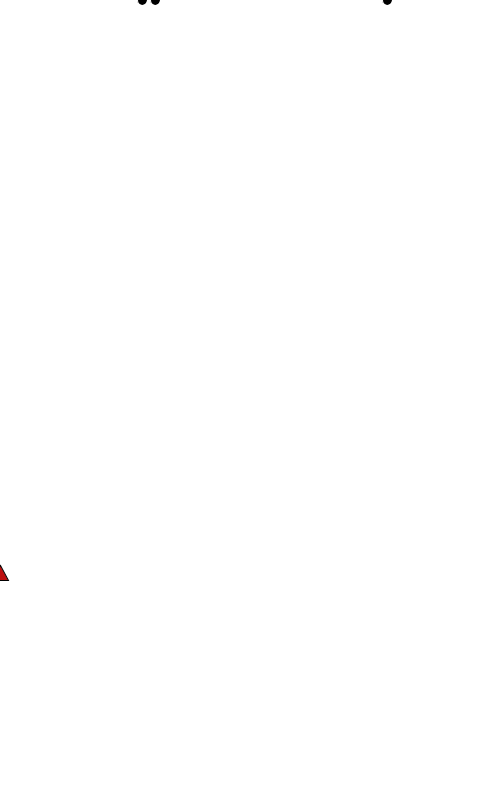
Frame 1 (no input)
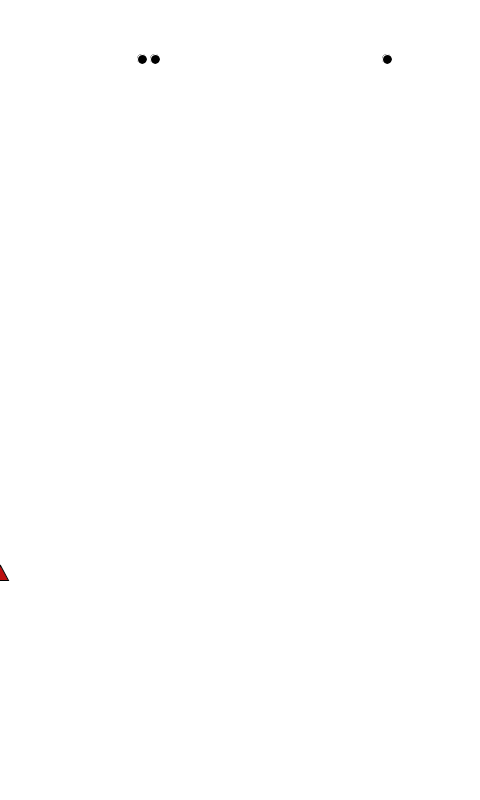
Frame 60 (the mouse pressed at the canvas centre just before this capture)
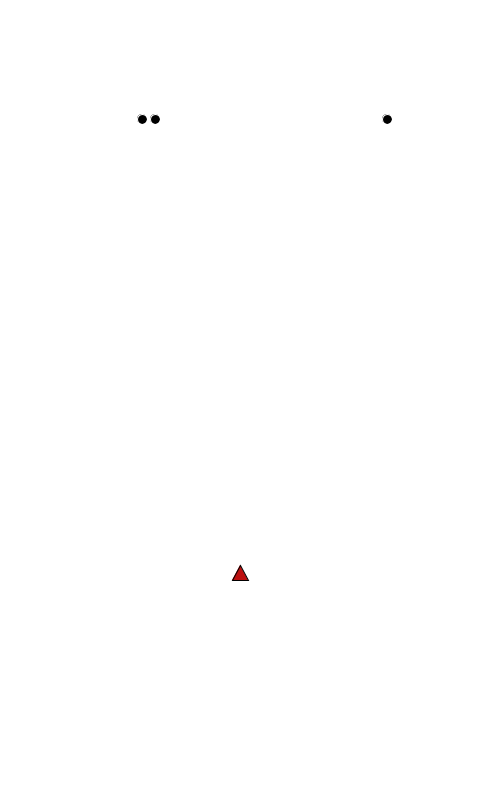
Frame 120 (the mouse held since frame 60 and released just before this capture)

The Processing sketch that drew these frames (run headless with seeded random() and noise(); from frame 60 on, the mouse is pressed at the canvas centre):

// Processing sketch: processing_66473
// ── processing_66473.pde

PFont fontA;
  int sphereDiameter = 10;
  boolean shoot = false;
  
  int randx()
  {
    return int(random(600));
  }
  
  int[] sphereXCoords = { randx(), randx(), randx(), randx(), randx() };
  int[] sphereYCoords = { 0, 0, 0, 0, 0 };
  
  void setup()
  {
    size(480,800);
    smooth();
  }
  
  void draw()
  {
    background(255);
    fill(color(188,15,15));
    stroke(color(0));
    triangle(mouseX-8, 580, mouseX+8, 580, mouseX, 565);
    fill(color(255,0,0));
    stroke(color(255,0,0));
  
    if(shoot==true)
    {
      sphereKiller(mouseX);
      shoot = false;
    }
  
    sphereDropper();
    gameEnder();  
  }
  
  void mousePressed()
  {
    shoot = true;
  }
  
  void sphereDropper()
  {  
    stroke(255);
    fill(0);
    for (int i=0; i<5; i++)
    {
      ellipse(sphereXCoords[i], sphereYCoords[i]++,
              sphereDiameter, sphereDiameter);
    }
  }
  
  void sphereKiller(int shotX)
  {
    boolean hit = false;
    for (int i = 0; i < 5; i++)
    {
      if((shotX >= (sphereXCoords[i]-sphereDiameter/2)) && 
         (shotX <= (sphereXCoords[i]+sphereDiameter/2)))
      {
        hit = true;
        line(mouseX, 565, mouseX, sphereYCoords[i]);
        ellipse(sphereXCoords[i], sphereYCoords[i],
                sphereDiameter+50, sphereDiameter+50);
        sphereXCoords[i] = randx();
        sphereYCoords[i] = 0;
      }    
    }
  
    if(hit == false)
    {
      line(mouseX, 565, mouseX, 0);
    }  
  
  }
  
  void gameEnder()
  {
    for (int i=0; i< 5; i++)
    {
      if(sphereYCoords[i]==600)
      {
        fill(color(255,0,0));
        noLoop();
      }
    }
  }
